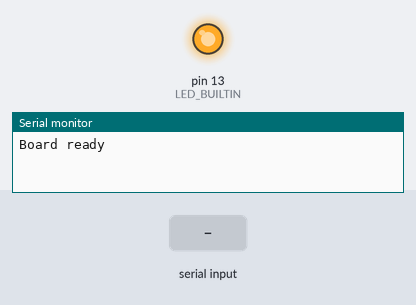
A sketch run on a simulated Arduino Pro Mini, built with avr-gcc and run on an emulated ATmega328P. On the bench: output pins drawn as LEDs (lit = HIGH), the last lines printed to the serial monitor. Inputs (shaded band) come from the test bench. The modem accepts every AT command (registered, SIM ready, sends succeed) and sends nothing else.

Above: at 0.1 s.
At 5.2 s:
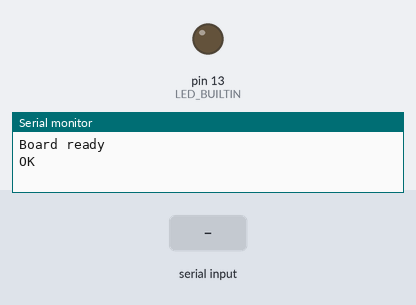
5.3 s: "1" received over the second serial link
Timing chart, 0 to 8.3 s (numbered marks = the images above; inputs shaded):
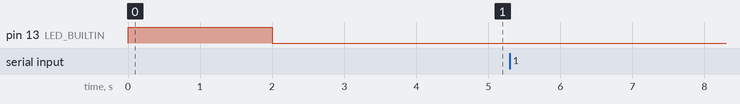

The sketch:

pro-mini-sim800l.ino
```cpp
#include <SoftwareSerial.h>
SoftwareSerial simSerial(2, 3); // RX, TX

// the setup function runs once when you press reset or power the board
void setup() {
  Serial.begin(9600);
  // initialize digital pin LED_BUILTIN as an output.
  pinMode(LED_BUILTIN, OUTPUT);

  simSerial.begin(19200);
  simSerial.println("AT");

  Serial.println(F("Board ready\n"));

  digitalWrite(LED_BUILTIN, HIGH);   // turn the LED on (HIGH is the voltage level)
  delay(2000);                       // wait for a second

  // sms("Test from sin800l", "+7953xxxxxxx");

  digitalWrite(LED_BUILTIN, LOW);    // turn the LED off by making the voltage LOW
  delay(2000);                       // wait for a second
}

void sms(String text, String phone) {
  Serial.println("SMS send started");
  simSerial.println("AT+CMGS=\"" + phone + "\"");
  delay(1000);
  simSerial.print(text);
  delay(300);
  simSerial.print((char)26);
  delay(300);
  Serial.println("SMS send finish");
  delay(3000);
}

// the loop function runs over and over again forever
void loop() {
  if (simSerial.available())
    Serial.write(simSerial.read());
  if (Serial.available())
    simSerial.write(Serial.read());
}
```
